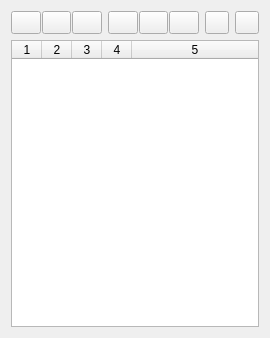
<?xml version="1.0" encoding="UTF-8"?>
<ui version="4.0">
 <class>PiecesWidget</class>
 <widget class="QWidget" name="PiecesWidget">
  <property name="geometry">
   <rect>
    <x>0</x>
    <y>0</y>
    <width>270</width>
    <height>338</height>
   </rect>
  </property>
  <property name="minimumSize">
   <size>
    <width>270</width>
    <height>0</height>
   </size>
  </property>
  <property name="windowTitle">
   <string>Form</string>
  </property>
  <layout class="QVBoxLayout" name="verticalLayout_2">
   <item>
    <layout class="QVBoxLayout" name="verticalLayout">
     <item>
      <layout class="QHBoxLayout" name="horizontalLayout_3" stretch="1,1,0,0">
       <item>
        <layout class="QHBoxLayout" name="horizontalLayout">
         <property name="spacing">
          <number>1</number>
         </property>
         <item>
          <widget class="QToolButton" name="includeAllPieces_ToolButton">
           <property name="enabled">
            <bool>true</bool>
           </property>
           <property name="sizePolicy">
            <sizepolicy hsizetype="Preferred" vsizetype="Fixed">
             <horstretch>0</horstretch>
             <verstretch>0</verstretch>
            </sizepolicy>
           </property>
           <property name="toolTip">
            <string>Include all pieces</string>
           </property>
           <property name="statusTip">
            <string>Include all pieces</string>
           </property>
           <property name="icon">
            <iconset resource="../../../libs/vmisc/share/resources/icon.qrc">
             <normaloff>:/tsvg/spectrum/Visibility.tsvg</normaloff>:/tsvg/spectrum/Visibility.tsvg</iconset>
           </property>
           <property name="autoRaise">
            <bool>false</bool>
           </property>
          </widget>
         </item>
         <item>
          <widget class="QToolButton" name="invertIncludedPieces_ToolButton">
           <property name="sizePolicy">
            <sizepolicy hsizetype="Preferred" vsizetype="Fixed">
             <horstretch>0</horstretch>
             <verstretch>0</verstretch>
            </sizepolicy>
           </property>
           <property name="toolTip">
            <string>Invert included pieces</string>
           </property>
           <property name="statusTip">
            <string>Invert included pieces</string>
           </property>
           <property name="icon">
            <iconset resource="../../../libs/vmisc/share/resources/icon.qrc">
             <normaloff>:/tsvg/spectrum/Invert.tsvg</normaloff>:/tsvg/spectrum/Invert.tsvg</iconset>
           </property>
          </widget>
         </item>
         <item>
          <widget class="QToolButton" name="excludeAllPieces_ToolButton">
           <property name="enabled">
            <bool>true</bool>
           </property>
           <property name="sizePolicy">
            <sizepolicy hsizetype="Preferred" vsizetype="Fixed">
             <horstretch>0</horstretch>
             <verstretch>0</verstretch>
            </sizepolicy>
           </property>
           <property name="toolTip">
            <string>Exclude all pieces</string>
           </property>
           <property name="statusTip">
            <string>Exclude all pieces</string>
           </property>
           <property name="icon">
            <iconset resource="../../../libs/vmisc/share/resources/icon.qrc">
             <normaloff>:/tsvg/spectrum/VisibilityOff.tsvg</normaloff>:/tsvg/spectrum/VisibilityOff.tsvg</iconset>
           </property>
          </widget>
         </item>
        </layout>
       </item>
       <item>
        <layout class="QHBoxLayout" name="horizontalLayout_2" stretch="0,0,0">
         <property name="spacing">
          <number>1</number>
         </property>
         <item>
          <widget class="QToolButton" name="lockAllPieces_ToolButton">
           <property name="enabled">
            <bool>true</bool>
           </property>
           <property name="sizePolicy">
            <sizepolicy hsizetype="Preferred" vsizetype="Fixed">
             <horstretch>0</horstretch>
             <verstretch>0</verstretch>
            </sizepolicy>
           </property>
           <property name="toolTip">
            <string>Lock all pieces</string>
           </property>
           <property name="statusTip">
            <string>Lock all pieces</string>
           </property>
           <property name="icon">
            <iconset resource="../../../libs/vmisc/share/resources/icon.qrc">
             <normaloff>:/tsvg/spectrum/Lock.tsvg</normaloff>:/tsvg/spectrum/Lock.tsvg</iconset>
           </property>
          </widget>
         </item>
         <item>
          <widget class="QToolButton" name="invertLockedPieces_ToolButton">
           <property name="sizePolicy">
            <sizepolicy hsizetype="Preferred" vsizetype="Fixed">
             <horstretch>0</horstretch>
             <verstretch>0</verstretch>
            </sizepolicy>
           </property>
           <property name="toolTip">
            <string>Invert locked pieces</string>
           </property>
           <property name="statusTip">
            <string>Invert locked pieces</string>
           </property>
           <property name="icon">
            <iconset resource="../../../libs/vmisc/share/resources/icon.qrc">
             <normaloff>:/tsvg/spectrum/Invert.tsvg</normaloff>:/tsvg/spectrum/Invert.tsvg</iconset>
           </property>
          </widget>
         </item>
         <item>
          <widget class="QToolButton" name="unlockAllPieces_ToolButton">
           <property name="enabled">
            <bool>true</bool>
           </property>
           <property name="sizePolicy">
            <sizepolicy hsizetype="Preferred" vsizetype="Fixed">
             <horstretch>0</horstretch>
             <verstretch>0</verstretch>
            </sizepolicy>
           </property>
           <property name="toolTip">
            <string>Unlock all pieces</string>
           </property>
           <property name="statusTip">
            <string>Unlock all pieces</string>
           </property>
           <property name="icon">
            <iconset resource="../../../libs/vmisc/share/resources/icon.qrc">
             <normaloff>:/tsvg/spectrum/LockOpen.tsvg</normaloff>:/tsvg/spectrum/LockOpen.tsvg</iconset>
           </property>
          </widget>
         </item>
        </layout>
       </item>
       <item>
        <widget class="QToolButton" name="editColor_ToolButton">
         <property name="enabled">
          <bool>true</bool>
         </property>
         <property name="sizePolicy">
          <sizepolicy hsizetype="Preferred" vsizetype="Fixed">
           <horstretch>0</horstretch>
           <verstretch>0</verstretch>
          </sizepolicy>
         </property>
         <property name="toolTip">
          <string>Select Color</string>
         </property>
         <property name="statusTip">
          <string>Select Color</string>
         </property>
         <property name="icon">
          <iconset resource="../../../libs/vmisc/share/resources/icon.qrc">
           <normaloff>:/tsvg/spectrum/Eyedropper.tsvg</normaloff>:/tsvg/spectrum/Eyedropper.tsvg</iconset>
         </property>
        </widget>
       </item>
       <item>
        <widget class="QToolButton" name="editPiece_ToolButton">
         <property name="enabled">
          <bool>true</bool>
         </property>
         <property name="sizePolicy">
          <sizepolicy hsizetype="Preferred" vsizetype="Fixed">
           <horstretch>0</horstretch>
           <verstretch>0</verstretch>
          </sizepolicy>
         </property>
         <property name="toolTip">
          <string>Edit pattern piece properties</string>
         </property>
         <property name="statusTip">
          <string>Edit pattern piece properties</string>
         </property>
         <property name="icon">
          <iconset resource="../../../libs/vmisc/share/resources/icon.qrc">
           <normaloff>:/tsvg/spectrum/Edit.tsvg</normaloff>:/tsvg/spectrum/Edit.tsvg</iconset>
         </property>
        </widget>
       </item>
      </layout>
     </item>
     <item>
      <widget class="QTableWidget" name="tableWidget">
       <property name="palette">
        <palette>
         <active>
          <colorrole role="Highlight">
           <brush brushstyle="SolidPattern">
            <color alpha="255">
             <red>160</red>
             <green>160</green>
             <blue>160</blue>
            </color>
           </brush>
          </colorrole>
         </active>
         <inactive>
          <colorrole role="Highlight">
           <brush brushstyle="SolidPattern">
            <color alpha="255">
             <red>160</red>
             <green>160</green>
             <blue>160</blue>
            </color>
           </brush>
          </colorrole>
         </inactive>
         <disabled>
          <colorrole role="Highlight">
           <brush brushstyle="SolidPattern">
            <color alpha="255">
             <red>0</red>
             <green>120</green>
             <blue>215</blue>
            </color>
           </brush>
          </colorrole>
         </disabled>
        </palette>
       </property>
       <property name="alternatingRowColors">
        <bool>false</bool>
       </property>
       <property name="selectionMode">
        <enum>QAbstractItemView::SingleSelection</enum>
       </property>
       <property name="selectionBehavior">
        <enum>QAbstractItemView::SelectRows</enum>
       </property>
       <property name="iconSize">
        <size>
         <width>16</width>
         <height>16</height>
        </size>
       </property>
       <property name="textElideMode">
        <enum>Qt::ElideNone</enum>
       </property>
       <property name="sortingEnabled">
        <bool>false</bool>
       </property>
       <property name="columnCount">
        <number>5</number>
       </property>
       <attribute name="horizontalHeaderMinimumSectionSize">
        <number>16</number>
       </attribute>
       <attribute name="horizontalHeaderDefaultSectionSize">
        <number>30</number>
       </attribute>
       <attribute name="horizontalHeaderShowSortIndicator" stdset="0">
        <bool>true</bool>
       </attribute>
       <attribute name="horizontalHeaderStretchLastSection">
        <bool>true</bool>
       </attribute>
       <attribute name="verticalHeaderVisible">
        <bool>false</bool>
       </attribute>
       <attribute name="verticalHeaderMinimumSectionSize">
        <number>10</number>
       </attribute>
       <attribute name="verticalHeaderHighlightSections">
        <bool>false</bool>
       </attribute>
       <column/>
       <column/>
       <column/>
       <column/>
       <column/>
      </widget>
     </item>
    </layout>
   </item>
  </layout>
 </widget>
 <resources>
  <include location="../../../libs/vmisc/share/resources/icon.qrc"/>
 </resources>
 <connections/>
</ui>
